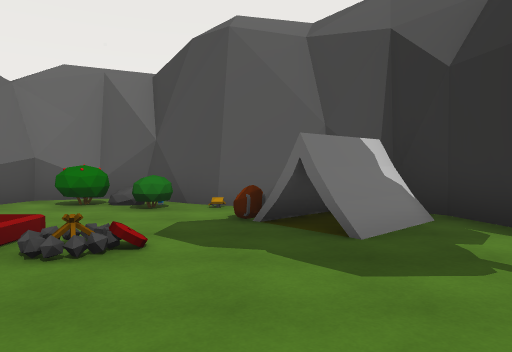
View 1 (above)

15 first-person views from a walk through a 3-D level made in the Unity game engine. The camera is 1.5 m above the floor, tilts 2° down and sees 70° across. The floor is counted in squares, 2 m on a side. Each view is taken from the middle of a square. On the plan, view 1 faces up. The plan holds only what a view shows up to about 11 squares ahead; the rest is blank. The place goes on beyond the plan. The player is left out. Some surface patterns are stand-ins.

View 2
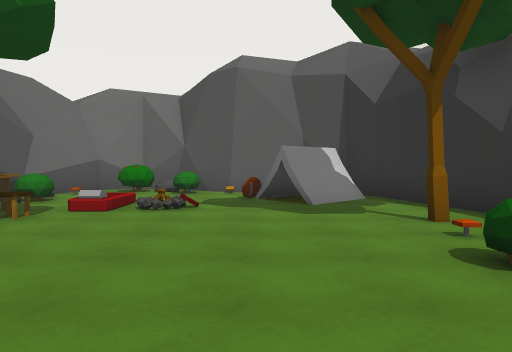

View 3
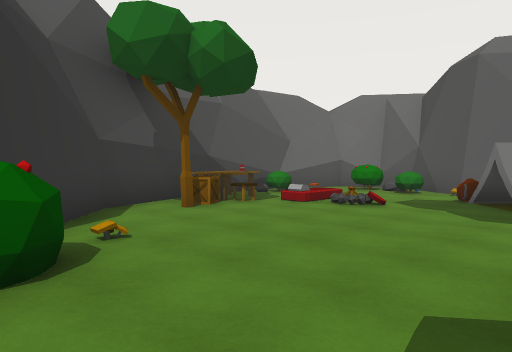

View 4
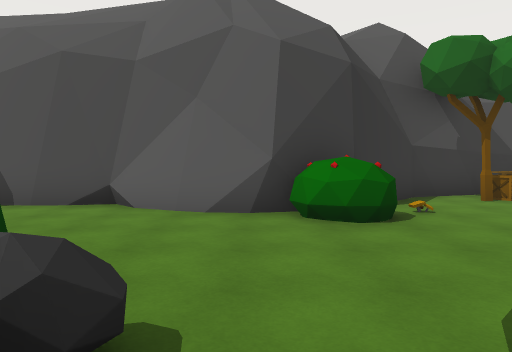

View 5
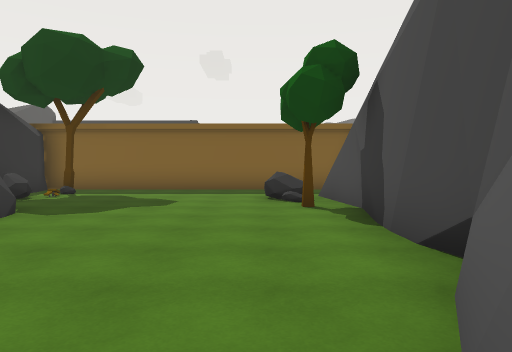

View 6
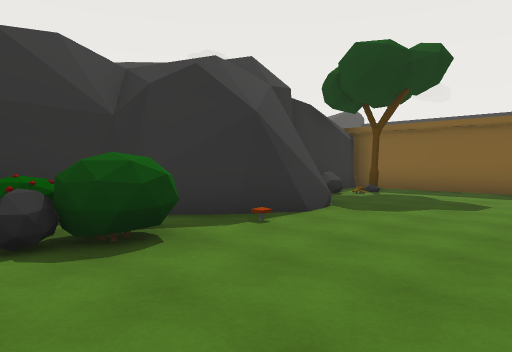

View 7
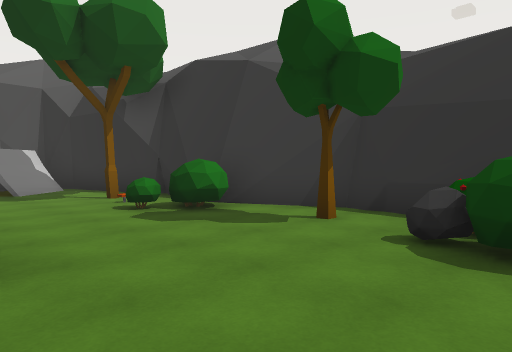

View 8
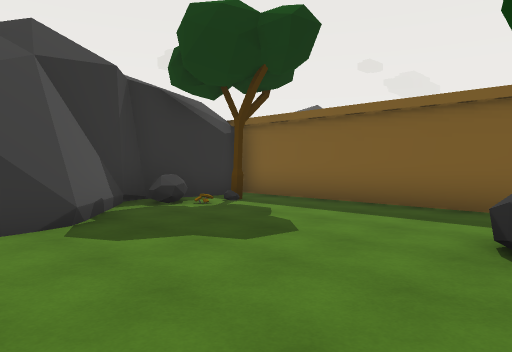

View 9
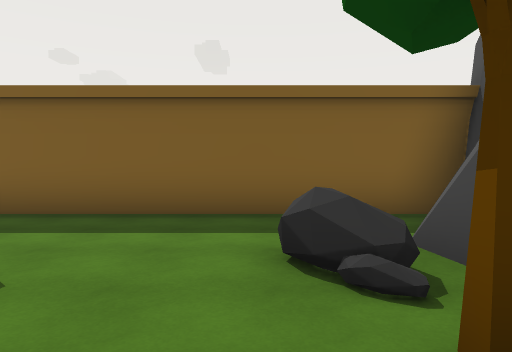

View 10
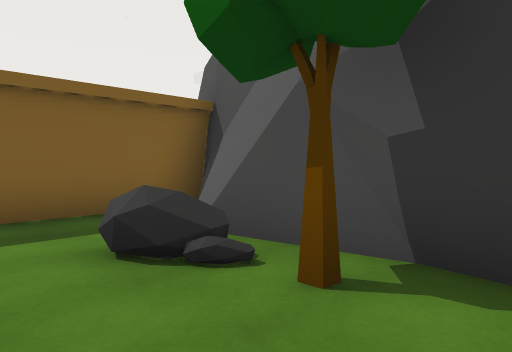

View 11
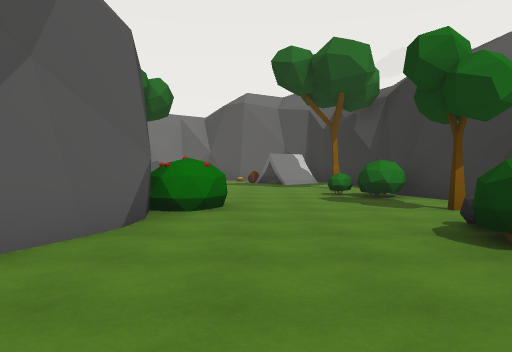

View 12
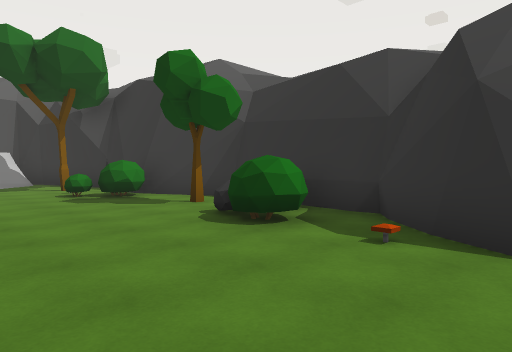

View 13
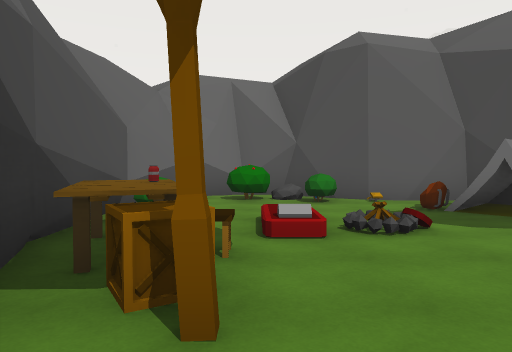

View 14
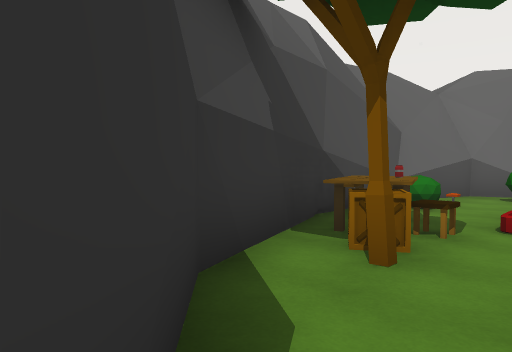

View 15
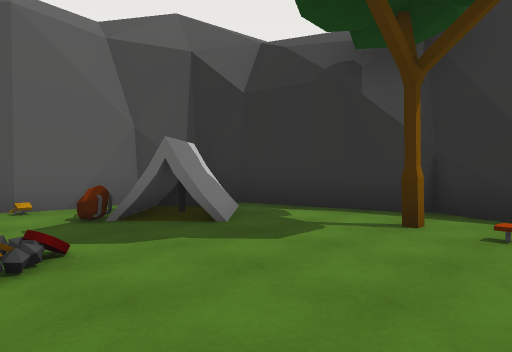

### Floor plan
Points are (right, up) in squares from view 1. A wall is a line through its corners. A room is listed if a view was taken in it or the views show most of it. See-through windows are left out.
Room 1 (views 1, 2, 3, 4, 5, 6, 7, 8, 9, 10, 11, 12, 13, 14, 15)
walls: (-1.5, -3.9) (-2, -5.3); (-1.6, -3.3) (-1.5, -4); (-1.8, -5.2) (-2.6, -6.7) (-2.5, -8); (-2.5, -6.1) (-2.6, -6.7); (4.3, -3.7) (4.6, -2.7) (3.7, -0.8); (-2.6, -7.9) (-2.8, -10.1) (-2.5, -12.2); (4.2, -1.8) (3.6, -0.3); (3.7, -7) (4.1, -6.7) (4.4, -3.2); (3, -7.8) (4.1, -6.5); (3.7, -0.4) (3.5, 0.7); (-2.5, -8.8) (-2.9, -10.7); (2.8, -9) (2.7, -8.3); (3.5, 0.6) (3.6, 1.8); (3.4, 0.9) (3.7, 1.8) (3.3, 2.7); (3.6, 1.6) (3.9, 2.1); (3.4, 2.2) (2.7, 5.2) (2.2, 5.7) (1.3, 6.4) (0.2, 6.3); (-2.6, -11.8) (-4, -14.4) (4.9, -14.4) (4.5, -13.5); (4.7, -11) (2.7, -9.5) (2.5, -8.5) (3.1, -7.6); (4.7, -12.9) (5.1, -11.8) (4.4, -10.6) (3.1, -9.6) (2.8, -8.8); (0.7, 6.3) (-0.7, 6.6); (-0.6, 6.5) (-1.9, 7.3); (4.7, -13.6) (4.8, -12.5); (-1.2, 6.9) (-2.2, 7.6) (-3.2, 7.7); (-4.8, 5.9) (-5.1, 5.3) (-5.1, 2.4) (-4, -0.5) (-2, -2.4) (-1.5, -3.8) (-1.6, -4.7); (-2.6, 7.6) (-3.4, 7.9) (-4.3, 7.3) (-5.3, 5.2); (-4.4, 7.2) (-5.1, 5.1); (-3.6, 7.6) (-4.3, 7.3)
low walls: (-2.6, -6.7) (-2.5, -7.3); (-2.5, -12.2) (-3.2, -13.4)
objects: box (-4, 1); table (-4, 2) to (-4, 3); other object (-4, 4); other object (-4, 6); tree (-3, 1); chair (-3, 2); other object (-3, 7); rock (-2, -12); tree (-2, -10); mushroom (-2, -1); campfire (-2, 3); other object (-2, 6); other object (-1, -3) to (-1, -2); mushroom (-1, 6); other object (0, 5); other object (1, 4) to (2, 5); mushroom (2, -7); other object (2, -6) to (3, -6); other object (2, 0); mushroom (2, 1); tree (2, 2); other object (3, -12); rock (3, -5); tree (3, -3); other object (3, -1) to (3, 0); tree (4, -13); rock (4, -12); other object (4, -5)

Positions as (right, up) in squares from view 1, and headings:
1: (0, 0), facing up
2: (0, -3), facing up
3: (2, -3), facing up-left
4: (4, -4), facing left
5: (-1, -4), facing down
6: (-1, -4), facing down-right
7: (-1, -6), facing up-right
8: (-2, -8), facing down-right
9: (-1, -9), facing down
10: (0, -9), facing down-left
11: (0, -9), facing up
12: (-1, -9), facing up-right
13: (-3, -1), facing up
14: (-2, -2), facing up-left
15: (-2, 0), facing up-right
